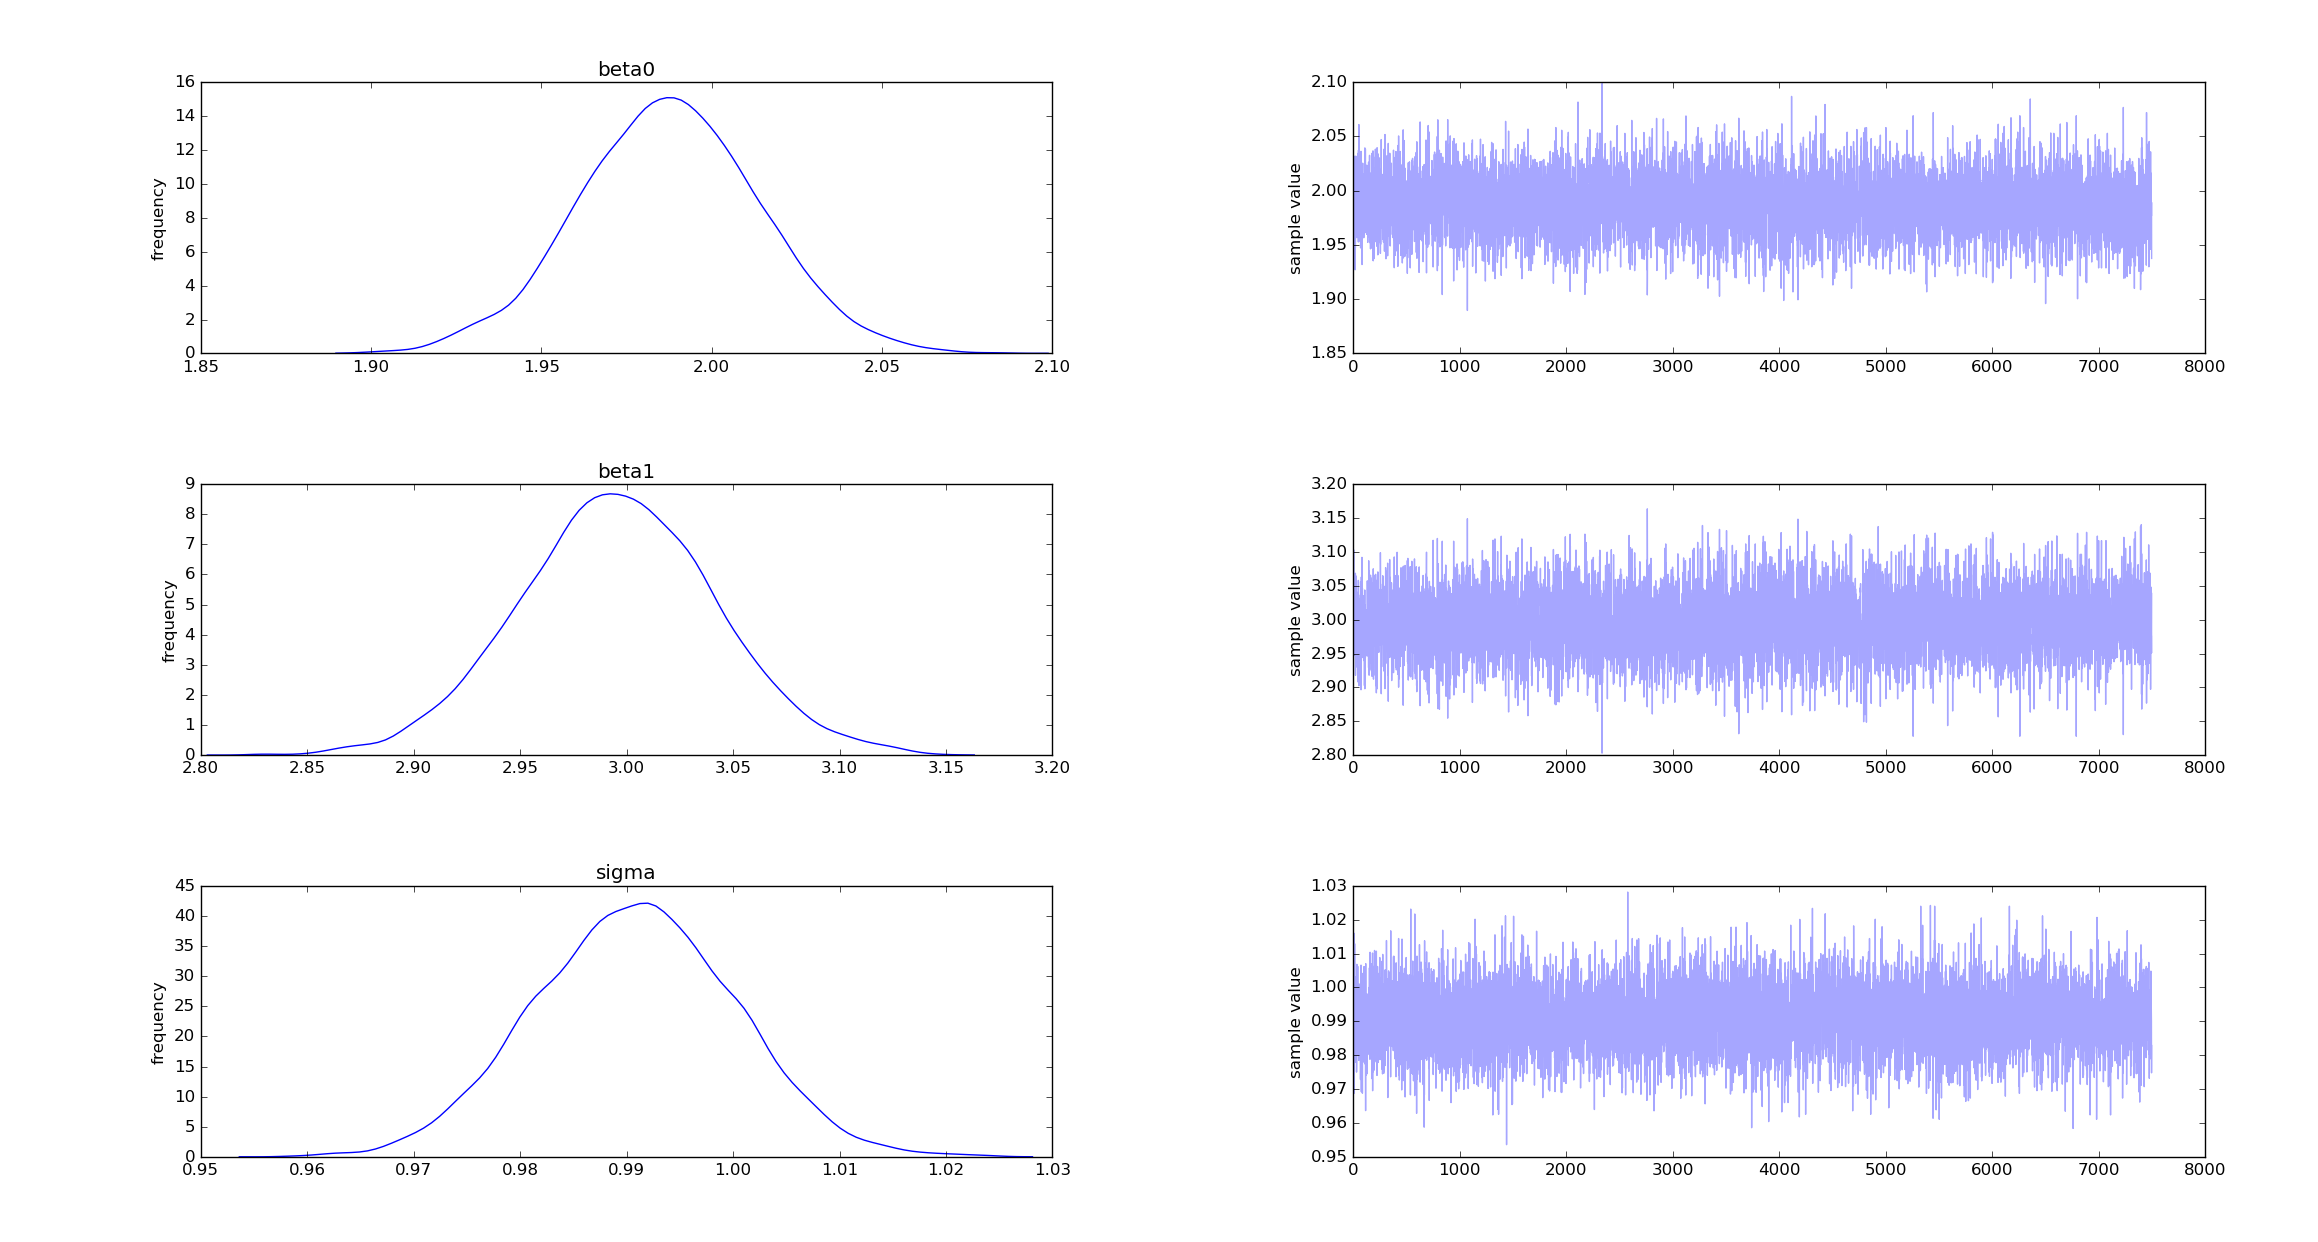

Source code (Python):
# From Bayesian Models for Astrophysical Data 
# by Hilbe, de Souza & Ishida, 2017, Cambridge Univ. Press

# Code 4.3 - Normal linear model in Python using STAN
# 1 response (y) and 1 explanatory variable (x1)

import numpy as np
import statsmodels.api as sm
import pystan
from scipy.stats import uniform

# Data
np.random.seed(1056)                 # set seed to replicate example
nobs= 5000                           # number of obs in model 
x1 = uniform.rvs(size=nobs)          # random uniform variable

x1.transpose()                   # create response matrix
X = sm.add_constant(x1)          # add intercept
beta = [2.0, 3.0]                # create vector of parameters

xb = np.dot(X, beta)                                  # linear predictor, xb
y = np.random.normal(loc=xb, scale=1.0, size=nobs)    # create y as adjusted
                                                      # random normal variate 

# Fit
toy_data = {}                  # build data dictionary
toy_data['nobs'] = nobs        # sample size
toy_data['x'] = x1             # explanatory variable
toy_data['y'] = y              # response variable

# STAN code
stan_code = """
data {
    int<lower=0> nobs;                                 
    vector[nobs] x;                       
    vector[nobs] y;                       
}
parameters {
    real beta0;
    real beta1;                                                
    real<lower=0> sigma;               
}
model {
    vector[nobs] mu;

    mu = beta0 + beta1 * x;

    y ~ normal(mu, sigma);             # Likelihood function
}
"""

fit = pystan.stan(model_code=stan_code, data=toy_data, iter=5000, chains=3, verbose=False, n_jobs=3)

# Output
nlines = 8                     # number of lines in screen output

output = str(fit).split('\n')
for item in output[:nlines]:
    print(item)   


# Plot
import pylab as plt

fit.plot(['beta0', 'beta1', 'sigma'])
plt.tight_layout()
plt.show()
